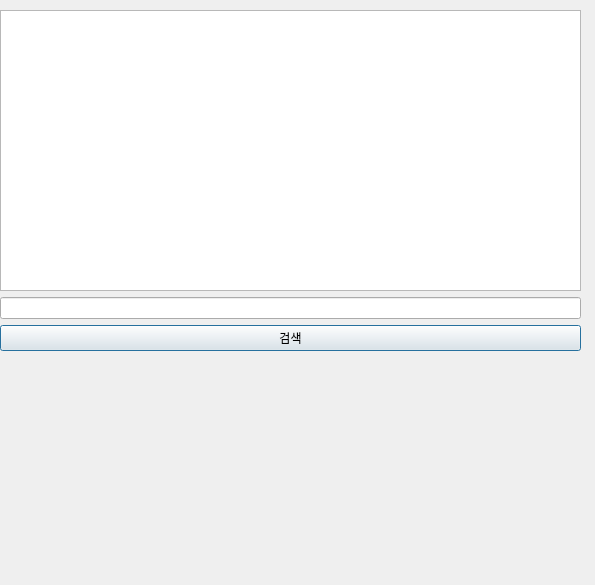
<?xml version="1.0" encoding="UTF-8"?>
<ui version="4.0">
 <class>Dialog</class>
 <widget class="QDialog" name="Dialog">
  <property name="geometry">
   <rect>
    <x>0</x>
    <y>0</y>
    <width>595</width>
    <height>585</height>
   </rect>
  </property>
  <property name="windowTitle">
   <string>메인윈도우</string>
  </property>
  <widget class="QWidget" name="verticalLayoutWidget">
   <property name="geometry">
    <rect>
     <x>0</x>
     <y>10</y>
     <width>581</width>
     <height>341</height>
    </rect>
   </property>
   <layout class="QVBoxLayout" name="verticalLayout">
    <item>
     <widget class="QTableView" name="tableView"/>
    </item>
    <item>
     <widget class="QLineEdit" name="lbSearch">
      <property name="inputMask">
       <string/>
      </property>
      <property name="text">
       <string/>
      </property>
      <property name="alignment">
       <set>Qt::AlignCenter</set>
      </property>
     </widget>
    </item>
    <item>
     <widget class="QPushButton" name="searchBtn">
      <property name="text">
       <string>검색</string>
      </property>
     </widget>
    </item>
   </layout>
  </widget>
 </widget>
 <resources/>
 <connections/>
 <designerdata>
  <property name="gridDeltaX">
   <number>20</number>
  </property>
  <property name="gridDeltaY">
   <number>10</number>
  </property>
  <property name="gridSnapX">
   <bool>true</bool>
  </property>
  <property name="gridSnapY">
   <bool>true</bool>
  </property>
  <property name="gridVisible">
   <bool>true</bool>
  </property>
 </designerdata>
</ui>
